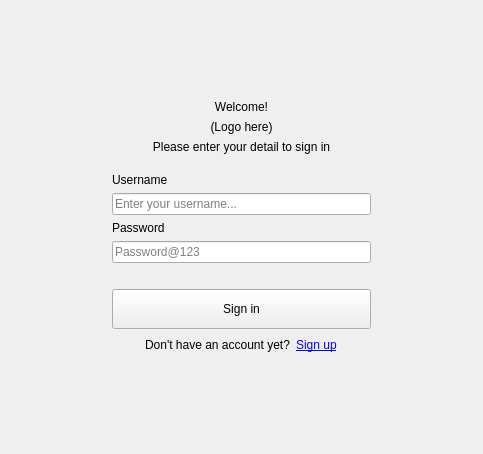
<?xml version="1.0" encoding="UTF-8"?>
<ui version="4.0">
 <class>LoginForm</class>
 <widget class="QWidget" name="LoginForm">
  <property name="geometry">
   <rect>
    <x>0</x>
    <y>0</y>
    <width>483</width>
    <height>454</height>
   </rect>
  </property>
  <property name="windowTitle">
   <string>Form</string>
  </property>
  <layout class="QGridLayout" name="gridLayout">
   <item row="0" column="1">
    <spacer name="verticalSpacer_2">
     <property name="orientation">
      <enum>Qt::Orientation::Vertical</enum>
     </property>
     <property name="sizeHint" stdset="0">
      <size>
       <width>20</width>
       <height>85</height>
      </size>
     </property>
    </spacer>
   </item>
   <item row="1" column="0">
    <spacer name="horizontalSpacer">
     <property name="orientation">
      <enum>Qt::Orientation::Horizontal</enum>
     </property>
     <property name="sizeHint" stdset="0">
      <size>
       <width>106</width>
       <height>20</height>
      </size>
     </property>
    </spacer>
   </item>
   <item row="1" column="1">
    <widget class="QWidget" name="container" native="true">
     <layout class="QVBoxLayout" name="verticalLayout">
      <item>
       <widget class="QLabel" name="welcomeLabel">
        <property name="text">
         <string>Welcome!</string>
        </property>
        <property name="alignment">
         <set>Qt::AlignmentFlag::AlignCenter</set>
        </property>
       </widget>
      </item>
      <item>
       <widget class="QLabel" name="logoLabel">
        <property name="text">
         <string>(Logo here)</string>
        </property>
        <property name="alignment">
         <set>Qt::AlignmentFlag::AlignCenter</set>
        </property>
       </widget>
      </item>
      <item>
       <widget class="QLabel" name="subtitleLabel">
        <property name="text">
         <string>Please enter your detail to sign in</string>
        </property>
        <property name="alignment">
         <set>Qt::AlignmentFlag::AlignCenter</set>
        </property>
       </widget>
      </item>
      <item>
       <spacer name="verticalSpacer_3">
        <property name="orientation">
         <enum>Qt::Orientation::Vertical</enum>
        </property>
        <property name="sizeHint" stdset="0">
         <size>
          <width>20</width>
          <height>18</height>
         </size>
        </property>
       </spacer>
      </item>
      <item>
       <widget class="QLabel" name="usernameLabel">
        <property name="text">
         <string>Username</string>
        </property>
       </widget>
      </item>
      <item>
       <widget class="QLineEdit" name="usernameEdit">
        <property name="placeholderText">
         <string>Enter your username...</string>
        </property>
       </widget>
      </item>
      <item>
       <widget class="QLabel" name="passwordLabel">
        <property name="text">
         <string>Password</string>
        </property>
       </widget>
      </item>
      <item>
       <widget class="QLineEdit" name="passwordEdit">
        <property name="echoMode">
         <enum>QLineEdit::EchoMode::Password</enum>
        </property>
        <property name="placeholderText">
         <string>Password@123</string>
        </property>
       </widget>
      </item>
      <item>
       <spacer name="horizontalSpacer_3">
        <property name="orientation">
         <enum>Qt::Orientation::Horizontal</enum>
        </property>
        <property name="sizeHint" stdset="0">
         <size>
          <width>40</width>
          <height>20</height>
         </size>
        </property>
       </spacer>
      </item>
      <item>
       <widget class="QPushButton" name="signInButton">
        <property name="minimumSize">
         <size>
          <width>0</width>
          <height>40</height>
         </size>
        </property>
        <property name="text">
         <string>Sign in</string>
        </property>
       </widget>
      </item>
      <item>
       <layout class="QHBoxLayout" name="signUpLayout">
        <item>
         <spacer name="horizontalSpacer_4">
          <property name="orientation">
           <enum>Qt::Orientation::Horizontal</enum>
          </property>
          <property name="sizeHint" stdset="0">
           <size>
            <width>40</width>
            <height>20</height>
           </size>
          </property>
         </spacer>
        </item>
        <item>
         <widget class="QLabel" name="signUpPromptLabel">
          <property name="text">
           <string>Don't have an account yet?</string>
          </property>
         </widget>
        </item>
        <item>
         <widget class="QLabel" name="signUpLabel">
          <property name="text">
           <string>&lt;a href='#'&gt;Sign up&lt;/a&gt;</string>
          </property>
          <property name="textFormat">
           <enum>Qt::TextFormat::RichText</enum>
          </property>
         </widget>
        </item>
        <item>
         <spacer name="horizontalSpacer_5">
          <property name="orientation">
           <enum>Qt::Orientation::Horizontal</enum>
          </property>
          <property name="sizeHint" stdset="0">
           <size>
            <width>40</width>
            <height>20</height>
           </size>
          </property>
         </spacer>
        </item>
       </layout>
      </item>
     </layout>
    </widget>
   </item>
   <item row="1" column="2">
    <spacer name="horizontalSpacer_2">
     <property name="orientation">
      <enum>Qt::Orientation::Horizontal</enum>
     </property>
     <property name="sizeHint" stdset="0">
      <size>
       <width>106</width>
       <height>20</height>
      </size>
     </property>
    </spacer>
   </item>
   <item row="2" column="1">
    <spacer name="verticalSpacer">
     <property name="orientation">
      <enum>Qt::Orientation::Vertical</enum>
     </property>
     <property name="sizeHint" stdset="0">
      <size>
       <width>20</width>
       <height>84</height>
      </size>
     </property>
    </spacer>
   </item>
  </layout>
 </widget>
 <resources/>
 <connections/>
</ui>
